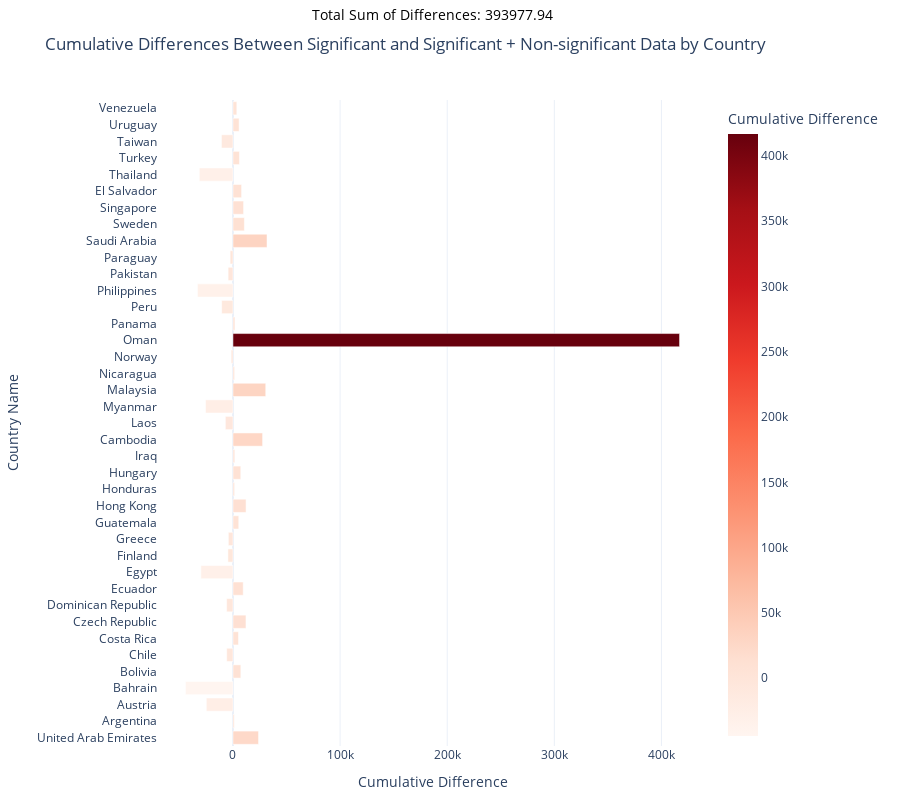
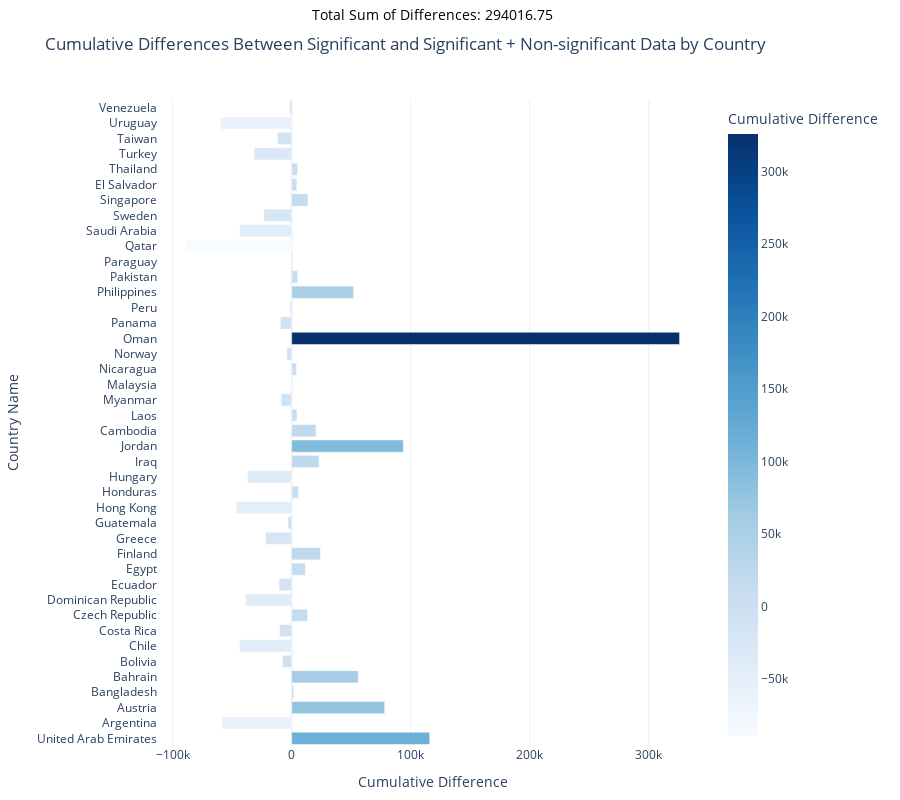

These figures' notebook cell, in order:
### Code cell
## significance vs non-significant data check impact

def create_change_columns(all_data, all_sig_data, sig_data):

    all_data['perc_change_opu'] = all_data['orders_per_user_incremental'] / all_data['orders_per_user_control']
    all_data['perc_change_flgpu'] = all_data['flgp_per_user_incremental'] / all_data['flgpu_control']

    all_sig_data['perc_change_opu_sig_all'] = all_sig_data['orders_per_user_incremental'] / all_sig_data['orders_per_user_control']
    all_sig_data['perc_change_flgpu_sig_all'] = all_sig_data['flgp_per_user_incremental'] / all_sig_data['flgpu_control']

    sig_data['per_change_sig_opu'] = test_df_sig['incremental_orders_per_user_sig'] / test_df_sig['orders_per_user_control_sig']

    return all_data, all_sig_data, sig_data


def remove_outliers(df, column, group_column='country_code'):
    
    def filter_outliers_iq(group):
        q1 = group[column].quantile(0.04)
        q3 = group[column].quantile(0.96)
        iqr = q3 - q1
        lower_bound = q1 - 1.5 * iqr
        upper_bound = q3 + 1.5 * iqr
        
        return group[(group[column] >= lower_bound) & (group[column] <= upper_bound)]

    def filter_outliers_percentile(group):
        q1 = group[column].quantile(0.01)
        q3 = group[column].quantile(0.99)
    
        return group[(group[column] >= q1) & (group[column] <= q3)]
    
    return df.groupby(group_column, group_keys=False).apply(filter_outliers_percentile)


all_data = test_df.copy()
all_sig_data = filtered_df1.copy()
sig_data = significance_df.copy()

all_data, all_sig_data, sig_data = create_change_columns(all_data, all_sig_data, sig_data)

# all_data = remove_outliers(all_data, 'perc_change_opu')
# all_sig_data = remove_outliers(all_sig_data, 'perc_change_opu_sig_all')
# sig_data = remove_outliers(sig_data, 'per_change_sig_opu')

all_data = remove_outliers(all_data, 'perc_change_flgpu')
all_sig_data = remove_outliers(all_sig_data, 'perc_change_flgpu_sig_all')
#sig_data = remove_outliers(sig_data, 'per_change_sig_opu')


def calculate_sig_difference(
    base_control, oppc, oppc2, avg_total_active_users, total_exponent, increment
):  

    # Calculate number of steps for incremental application
    num_steps = int(total_exponent / increment) + 1

    # Generate exponents
    exponents = [i * increment for i in range(num_steps)]

    # Calculate results for OPPC and OPPC2
    results_oppc = [base_control * (oppc ** exp) * avg_total_active_users for exp in exponents]
    results_oppc2 = [base_control * (oppc2 ** exp) * avg_total_active_users for exp in exponents]

    # Get the first and last values for both OPPC and OPPC2 results
    first_value_oppc = results_oppc[0]
    last_value_oppc = results_oppc[-1]
    first_value_oppc2 = results_oppc2[0]
    last_value_oppc2 = results_oppc2[-1]

    return (last_value_oppc - first_value_oppc) - (last_value_oppc2 - first_value_oppc2)


def sig_diff_summary(df, agg): 

    lst = [] 
    summation = 0

    if agg == 'profit':
        
        df = remove_outliers(df, 'perc_change_flgpu_sig_all') 
        significance = 'significance_profit_per_user'
        metric = 'perc_change_flgpu_sig_all'
        base = 'flgpu_control'

    elif agg == 'orders':

        df = remove_outliers(df, 'perc_change_opu_sig_all')
        significance = 'significance_orders_per_user'
        metric = 'perc_change_opu_sig_all'
        base = 'orders_per_user_control'


    for i in df['country_name'].unique():
        
        tmp = df[df['country_name'] == i]
        sig_average = tmp[tmp[significance] == 1][metric].mean()
        all_average = tmp[metric].mean()
        avg_control = tmp[base].mean()
            
        total_users = tmp['users_control'] + tmp['users_variation']

        # Test the function with given parameters
        oppc = (1 + sig_average)
        oppc2 = (1 + all_average)
        avg_total_active_users = total_users.mean()
        total_exponent = 4
        increment = 1

        result = calculate_sig_difference(
            avg_control, oppc, oppc2, avg_total_active_users, total_exponent, increment
        )
        
        if result is not None and not pd.isna(result):  # Use pandas to check for missing values
            lst.append((i, result))
            summation += result

    return lst, summation


def create_cumulative_difference_chart(cumulative_differences, total_sum, color):
   
    # Prepare data for the bar chart
    countries = [item[0] for item in cumulative_differences]
    differences = [item[1] for item in cumulative_differences]

    # Example DataFrame
    chart_data = pd.DataFrame({
        'Country': countries,
        'Cumulative Difference': differences
    })

    # Create the bar chart
    fig = px.bar(
        chart_data,
        x="Cumulative Difference",
        y="Country",
        orientation='h',
        title="Cumulative Differences Between Significant and Significant + Non-significant Data by Country",
        labels={"Cumulative Difference": "Cumulative Difference", "Country": "Country Code"},
        color="Cumulative Difference",
        color_continuous_scale= color
    )

    # Update layout for better readability and increased height
    fig.update_layout(
        xaxis_title="Cumulative Difference",
        yaxis_title="Country Name",
        coloraxis_showscale=True,
        template="plotly_white",
        margin=dict(l=80, r=20, t=100, b=40),  # Increased top margin for annotation
        height=800  # Increased height
    )

    # Add the annotation at the top
    fig.add_annotation(
        xref="paper", yref="paper",
        x=0.5, y=1.15,  # Position above the chart
        text=f"Total Sum of Differences: {total_sum:.2f}",
        showarrow=False,
        font=dict(size=14, color="black"),
        align="center"
    )

    fig.show()

cumulative_differences_orders, total_sum_orders = sig_diff_summary(all_sig_data, 'orders')
create_cumulative_difference_chart(cumulative_differences_orders, total_sum_orders, 'Reds')

cumulative_differences_profit, total_sum_profit = sig_diff_summary(all_sig_data, 'profit')
create_cumulative_difference_chart(cumulative_differences_profit, total_sum_profit, 'Blues')


# # Prepare data for the bar chart
# countries = [item[0] for item in cumulative_differences]
# differences = [item[1] for item in cumulative_differences]

# # Example DataFrame
# chart_data = pd.DataFrame({
#     'Country': countries,
#     'Cumulative Difference': differences
# })

# # Create the bar chart
# fig = px.bar(
#     chart_data,
#     x="Cumulative Difference",
#     y="Country",
#     orientation='h',
#     title="Cumulative Differences Between Significant and Significant + Non-significant Data by Country",
#     labels={"Cumulative Difference": "Cumulative Difference", "Country": "Country Code"},
#     color="Cumulative Difference",
#     color_continuous_scale="Reds"
# )

# # Update layout for better readability and increased height
# fig.update_layout(
#     xaxis_title="Cumulative Difference",
#     yaxis_title="Country Name",
#     coloraxis_showscale=True,
#     template="plotly_white",
#     margin=dict(l=80, r=20, t=100, b=40),  # Increased top margin for annotation
#     height=800  # Increased height
# )

# # Add the annotation at the top
# fig.add_annotation(
#     xref="paper", yref="paper",
#     x=0.5, y=1.15,  # Position above the chart
#     text=f"Total Sum of Differences: {total_sum:.2f}",
#     showarrow=False,
#     font=dict(size=14, color="black"),
#     align="center"
# )

# # Show the interactive chart
# fig.show()

### Figure 1 — Plotly figure (JSON) as saved in the notebook; plotly's stock layout.template omitted (floating-point values rounded to 4 significant figures)
{"data": [{"alignmentgroup": "True", "hovertemplate": "Cumulative Difference=%{marker.color}<br>Country Code=%{y}<extra></extra>", "legendgroup": "", "marker": {"color": [23850.0, 1213.0, -24870.0, -44360.0, 7320.0, -5836.0, 5130.0, 12110.0, -5894.0, 9563.0, -29960.0, -4711.0, -4308.0, 5382.0, 12200.0, 1513.0, 7259.0, 1720.0, 27630.0, -7092.0, -25620.0, 30590.0, 1518.0, -1663.0, 416900.0, 1838.0, -10550.0, -33160.0, -4512.0, -2642.0, 31760.0, 10640.0, 9867.0, 8020.0, -31410.0, 6019.0, -10730.0, 5708.0, 3574.0], "coloraxis": "coloraxis", "pattern": {"shape": ""}}, "name": "", "offsetgroup": "", "orientation": "h", "showlegend": false, "textposition": "auto", "type": "bar", "x": [23850.0, 1213.0, -24870.0, -44360.0, 7320.0, -5836.0, 5130.0, 12110.0, -5894.0, 9563.0, -29960.0, -4711.0, -4308.0, 5382.0, 12200.0, 1513.0, 7259.0, 1720.0, 27630.0, -7092.0, -25620.0, 30590.0, 1518.0, -1663.0, 416900.0, 1838.0, -10550.0, -33160.0, -4512.0, -2642.0, 31760.0, 10640.0, 9867.0, 8020.0, -31410.0, 6019.0, -10730.0, 5708.0, 3574.0], "xaxis": "x", "y": ["United Arab Emirates", "Argentina", "Austria", "Bahrain", "Bolivia", "Chile", "Costa Rica", "Czech Republic", "Dominican Republic", "Ecuador", "Egypt", "Finland", "Greece", "Guatemala", "Hong Kong", "Honduras", "Hungary", "Iraq", "Cambodia", "Laos", "Myanmar", "Malaysia", "Nicaragua", "Norway", "Oman", "Panama", "Peru", "Philippines", "Pakistan", "Paraguay", "Saudi Arabia", "Sweden", "Singapore", "El Salvador", "Thailand", "Turkey", "Taiwan", "Uruguay", "Venezuela"], "yaxis": "y"}], "layout": {"annotations": [{"align": "center", "font": {"color": "black", "size": 14}, "showarrow": false, "text": "Total Sum of Differences: 393977.94", "x": 0.5, "xref": "paper", "y": 1.15, "yref": "paper"}], "barmode": "relative", "coloraxis": {"colorbar": {"title": {"text": "Cumulative Difference"}}, "colorscale": [[0, "rgb(255,245,240)"], [0.125, "rgb(254,224,210)"], [0.25, "rgb(252,187,161)"], [0.375, "rgb(252,146,114)"], [0.5, "rgb(251,106,74)"], [0.625, "rgb(239,59,44)"], [0.75, "rgb(203,24,29)"], [0.875, "rgb(165,15,21)"], [1, "rgb(103,0,13)"]], "showscale": true}, "height": 800, "legend": {"tracegroupgap": 0}, "margin": {"b": 40, "l": 80, "r": 20, "t": 100}, "title": {"text": "Cumulative Differences Between Significant and Significant + Non-significant Data by Country"}, "xaxis": {"anchor": "y", "domain": [0, 1], "title": {"text": "Cumulative Difference"}}, "yaxis": {"anchor": "x", "domain": [0, 1], "title": {"text": "Country Name"}}}}

### Figure 2 — Plotly figure (JSON) as saved in the notebook; plotly's stock layout.template omitted (floating-point values rounded to 4 significant figures)
{"data": [{"alignmentgroup": "True", "hovertemplate": "Cumulative Difference=%{marker.color}<br>Country Code=%{y}<extra></extra>", "legendgroup": "", "marker": {"color": [116000.0, -58380.0, 78090.0, 1855.0, 55940.0, -7918.0, -43990.0, -10230.0, 13400.0, -38720.0, -10580.0, 11480.0, 24090.0, -22070.0, -3115.0, -46700.0, 5656.0, -37170.0, 23030.0, 93800.0, 20460.0, 4437.0, -8866.0, -28.68, 3969.0, -4046.0, 325800.0, -9598.0, -1366.0, 51960.0, 5105.0, 541.4, -89250.0, -43740.0, -23510.0, 13620.0, 4338.0, 5078.0, -31760.0, -12060.0, -59860.0, -1635.0], "coloraxis": "coloraxis", "pattern": {"shape": ""}}, "name": "", "offsetgroup": "", "orientation": "h", "showlegend": false, "textposition": "auto", "type": "bar", "x": [116000.0, -58380.0, 78090.0, 1855.0, 55940.0, -7918.0, -43990.0, -10230.0, 13400.0, -38720.0, -10580.0, 11480.0, 24090.0, -22070.0, -3115.0, -46700.0, 5656.0, -37170.0, 23030.0, 93800.0, 20460.0, 4437.0, -8866.0, -28.68, 3969.0, -4046.0, 325800.0, -9598.0, -1366.0, 51960.0, 5105.0, 541.4, -89250.0, -43740.0, -23510.0, 13620.0, 4338.0, 5078.0, -31760.0, -12060.0, -59860.0, -1635.0], "xaxis": "x", "y": ["United Arab Emirates", "Argentina", "Austria", "Bangladesh", "Bahrain", "Bolivia", "Chile", "Costa Rica", "Czech Republic", "Dominican Republic", "Ecuador", "Egypt", "Finland", "Greece", "Guatemala", "Hong Kong", "Honduras", "Hungary", "Iraq", "Jordan", "Cambodia", "Laos", "Myanmar", "Malaysia", "Nicaragua", "Norway", "Oman", "Panama", "Peru", "Philippines", "Pakistan", "Paraguay", "Qatar", "Saudi Arabia", "Sweden", "Singapore", "El Salvador", "Thailand", "Turkey", "Taiwan", "Uruguay", "Venezuela"], "yaxis": "y"}], "layout": {"annotations": [{"align": "center", "font": {"color": "black", "size": 14}, "showarrow": false, "text": "Total Sum of Differences: 294016.75", "x": 0.5, "xref": "paper", "y": 1.15, "yref": "paper"}], "barmode": "relative", "coloraxis": {"colorbar": {"title": {"text": "Cumulative Difference"}}, "colorscale": [[0, "rgb(247,251,255)"], [0.125, "rgb(222,235,247)"], [0.25, "rgb(198,219,239)"], [0.375, "rgb(158,202,225)"], [0.5, "rgb(107,174,214)"], [0.625, "rgb(66,146,198)"], [0.75, "rgb(33,113,181)"], [0.875, "rgb(8,81,156)"], [1, "rgb(8,48,107)"]], "showscale": true}, "height": 800, "legend": {"tracegroupgap": 0}, "margin": {"b": 40, "l": 80, "r": 20, "t": 100}, "title": {"text": "Cumulative Differences Between Significant and Significant + Non-significant Data by Country"}, "xaxis": {"anchor": "y", "domain": [0, 1], "title": {"text": "Cumulative Difference"}}, "yaxis": {"anchor": "x", "domain": [0, 1], "title": {"text": "Country Name"}}}}
